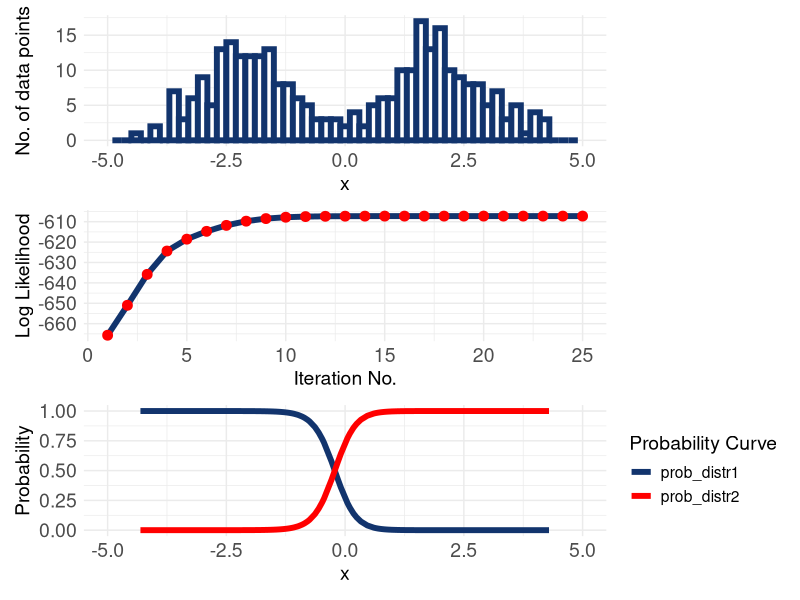

Generate this figure with R:
library(dplyr)
library(ggplot2)
library(patchwork)



#SECTION 1 - APPLYING THE EXPECTATION-MAXIMISATION ALGORITHM, AS USED BY GAUSSIAN MIXTURE MODELS (GMM) clustering
#-Purpose is to assign each data point a probability of belonging to a particular cluster




#Step 0) Generate synthetic data from 2 different Gaussian distributions:
set.seed(123)
n <- 300  #no. of data points

#150 data points from 1 distribution, 150 from the other.
x <- c(rnorm(n/2, mean = -2, sd = 1), rnorm(n/2, mean = 2, sd = 1))


#We want to find the parameters for our distributions that maximise the log likelihood
#-Initialise parameters (mixing proportion, mean and SD)
#--The mixing proportion is the fraction of the total data we expect to come from each distribution
pi1 <- 0.5
pi2 <- 0.5
mu1 <- -1
mu2 <- 1
sigma1 <- 1
sigma2 <- 3


#Apply EM algorithm - do 100 iterations
loglik <- c()
for (k in 1:100) {

       #Step 1) Expectation:

       #Equation 151 in paper - compute probability for each data point belonging to each cluster (1 or 2)
       gamma1 <- pi1 * dnorm(x, mean = mu1, sd = sigma1) / 
              (pi1 * dnorm(x, mean = mu1, sd = sigma1) + pi2 * dnorm(x, mean = mu2, sd = sigma2))

       gamma2 <- pi2 * dnorm(x, mean = mu2, sd = sigma2) / (pi1 * dnorm(x, mean = mu1, sd = sigma1) + pi2 * dnorm(x, mean = mu2, sd = sigma2))


       #Step 2) Maximisation (equations 154 in text)
       pi1 <- mean(gamma1)
       pi2 <- mean(gamma2)

       mu1 <- sum(gamma1 * x)/sum(gamma1)
       mu2 <- sum(gamma2 * x)/sum(gamma2)

       sigma1 <- sqrt(sum(gamma1 * (x - mu1)^2)/sum(gamma1))
       sigma2 <- sqrt(sum(gamma2 * (x - mu2)^2)/sum(gamma2))

       #Compute log-likelihood:
       loglik[k] <- sum(log(pi1 * dnorm(x, mean = mu1, sd = sigma1) + pi2 * dnorm(x, mean = mu2, sd = sigma2)))

       #Convergence check
       if (k > 1 && abs(loglik[k] - loglik[k - 1]) < 1e-6) break

}

#So I think gamma1 has the probabilities that data point n belongs to distribution 1...
#...and gamma2 has the probabilities that data point n belongs to distribution 2.
#I.e. this is what is returned in the 'z' variable when applying Mclust.


#NOTE - BEAR IN MIND THAT THIS EXAMPLE IS A BIT STRANGE AS WE'VE GENERATED SYNTHETIC DATA FROM 2 DISTRIBUTIONS...
#...AND THEN USED THAT SAME DATA TO UPDATE THE PARAMETERS OF THOSE DISTRIBUTIONS. IN PRACTICE, WE'D ASSUME...
#...THE DISTRIBUTIONS, THEN USE E.G. THE IRIS DATA TO UPDATE THE PARAMS WHICH MAXIMISE THE LIKELIHOOD & ASSIGN PROBS



#-----------------------------------




#Collate results
combined_data <- data.frame(orig_values = x, 
                            prob_distr1 = gamma1,
                            prob_distr2 = gamma2)


#-a) A histogram of the initial (full) distribution (x)
initial_data_histogram <- ggplot(combined_data, aes(x = x)) +
                            geom_histogram(binwidth = 0.2, fill = 'white', colour = '#12346D', linewidth = 2.0) +
                            theme_minimal() +
                            ylab("No. of data points") +
                            theme(text = element_text(size = 14),
                                axis.text = element_text(size = 14)) +
                            scale_x_continuous(limits = c(-5, 5))
                            


#-b) Original values vs probability they come from distr 1 and 2
value_vs_probability_plot <- ggplot(combined_data, aes(x = x)) +
                          geom_line(aes(y = prob_distr1, colour = "prob_distr1"), linewidth = 2.0) +
                          geom_line(aes(y = prob_distr2, colour = "prob_distr2"), linewidth = 2.0) +
                          theme_minimal() +
                          ylab("Probability") +
                          theme(text = element_text(size = 14),
                                axis.text = element_text(size = 14)) +
                          scale_x_continuous(limits = c(-5, 5)) +
                          scale_colour_manual(values = c("prob_distr1" = "#12346D", "prob_distr2" = "red"), 
                                              name = "Probability Curve")


#c) A line chart showing how the log-likelihood changes over time
loglik_results <- data.frame(iteration_no = seq(1, length(loglik), 1),
                             loglik = loglik)

loglik_results_plot <- ggplot(loglik_results, aes(x = iteration_no, y = loglik)) +
                        geom_line(colour = '#12346D', linewidth = 2.0) +
                        geom_point(colour = 'red', size = 3.0) +
                        theme_minimal() +
                        xlab("Iteration No.") +
                        ylab("Log Likelihood") +
                        theme(text = element_text(size = 14),
                                axis.text = element_text(size = 14))

all_EM_plots_combined <- initial_data_histogram / loglik_results_plot / value_vs_probability_plot
ggsave("outputs/all_EM_plots_combined.png", plot = all_EM_plots_combined)




#BELOW WAS GOING TO APPLY VARIATIONAL INFERENCE ALGORITHM (SIMILAR TO EM, ABOVE) TO APPLY VMFT
#-Purpose is to acquire a posterior distribution which approximates the underlying data
#BUT I HAVEN'T QUITE BEEN ABLE TO WORK OUT YET EXACTLY HOW THE IMPLEMENTATION/ALGORITHM IS SUPPOSED TO DIFFER

